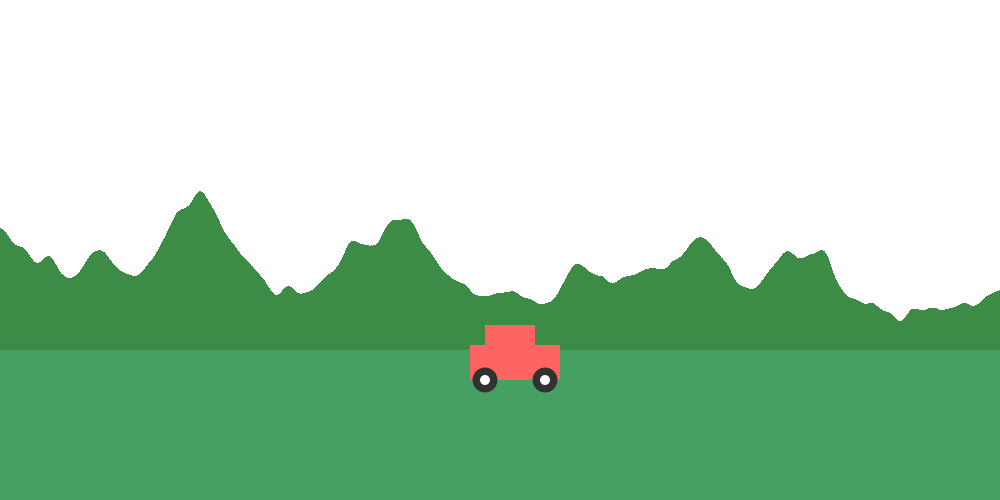
Frame 1 (no input)
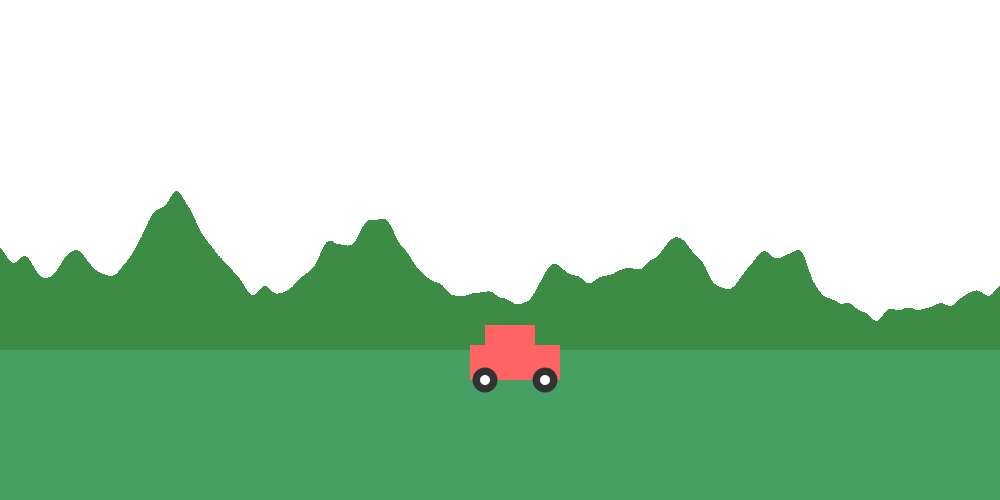
Frame 60 (the mouse pressed at the canvas centre just before this capture)
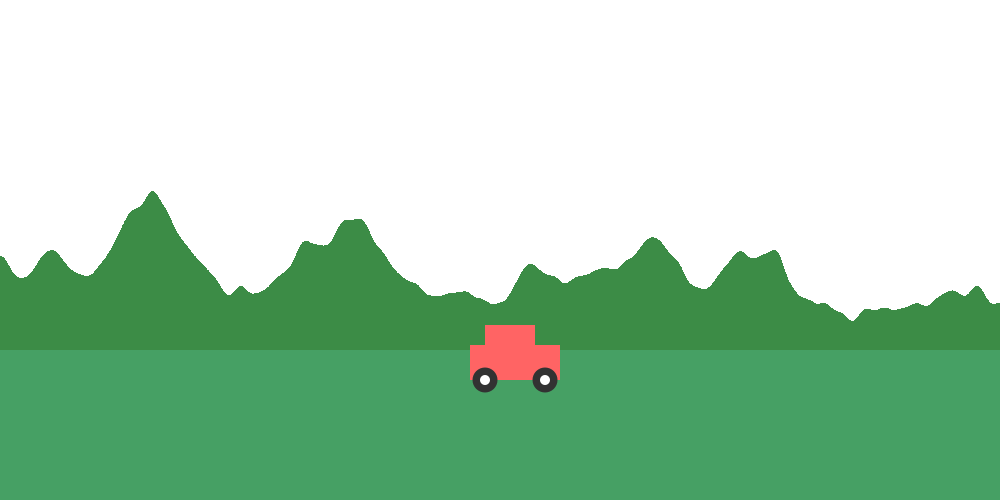
Frame 120 (the mouse held since frame 60 and released just before this capture)

The Processing sketch that drew these frames (run headless with seeded random() and noise(); from frame 60 on, the mouse is pressed at the canvas centre):

// Processing sketch: A2_6
// ── A2_6.pde
/*
  Perlin landscape
    This program creates a random landscape using perlin noise. 
    
    Copyright 2022 Jakub Stachurski and Jules Verhagen 
*/

// -- GLOBALS 


final static float HORIZON_Y = 150;
final color MOUNTAIN_COLOR = color(60,140,70);

float landSpeed = 0.4;
float carOffset = 0; 

Landscape land;

// -- INIT 
void setup(){
  size(1000,500);
  
  land = new Landscape(new PVector(0,HORIZON_Y),new PVector(width, height-HORIZON_Y*2), MOUNTAIN_COLOR);
  noStroke();
}


// -- Every Frame
void draw(){
  background(255);
  
  land.move(landSpeed);
  land.display();
  
  fill(color(70,160,100));
  rect(0,height,width,-HORIZON_Y);
  
  displayCar();

  
}

// -- Make car
void displayCar(){
  pushMatrix();
    translate(width/2 + carOffset,height-HORIZON_Y);
    fill(color(255,100,100));
    rect(-30,-5,90,35);
    rect(-15,-25,50,20);
    ellipseMode(CENTER);
    fill(color(50,50,50));
    circle(-15,30,25);
    circle(45,30,25);
    fill(color(255,255,255));
    circle(-15,30,10);
    circle(45,30,10);
    
  popMatrix();
  
}

// -- Controls 
void keyReleased(){
  if(keyCode == LEFT || keyCode == RIGHT)
    landSpeed = 0.4; 
}

void keyPressed(){
  //println(key);
  switch(keyCode){
    case(LEFT):
      landSpeed = -2; 
      break; 
    case(RIGHT):
      landSpeed = 2;
      break;
    default:
      landSpeed = 0.4; 
      
  } 
  switch(key){  
    case(','):
      land.scale(0.9);
      break; 
    case('.'):
      land.scale(1.1);
      break; 
  }
}

// ── Landscape.pde


class Landscape {
  float offX;
  final PVector size;
  final PVector position;
  final color col;
  final PGraphics mountainIm;
  float rez = 100;

  Landscape(PVector position, PVector size, color mountainColor) {
    this.size = size.copy();
    this.position = position.copy();
    col = mountainColor;
    offX = 0;
    mountainIm = createGraphics((int)size.x, (int)size.y); 
    
    // Update mountain at the end
    update();
  }

  // Add to offset to move along the noise function
  void move(float steps) {
    offX  += steps;
    update();
  }
  // Change the scaling of the noise function 
  void scale(float scale){
    rez *= scale; 
    // Update at the end 
    update();
  }

  void update() {
    // Wipe previous 
    mountainIm.beginDraw();
    mountainIm.background(color(255, 255, 100, 0));
    mountainIm.endDraw();
    

    println("UPDATING");
    
    for (int w = 0; w < size.x; w++) { //Iterate over width
      for (int h = floor(size.y-(noise((w+offX)/rez) * size.y)); h < size.y; h++) //Iterate down over height, starting from the noise fuction result
        mountainIm.pixels[floor(w + (size.x * h ))] = col;
    }
    // Save pixels
    mountainIm.updatePixels();
    println("UPDATED");
  }

  void display() {
    // Put image in position
    image(mountainIm, position.x, position.y);
  }
}
